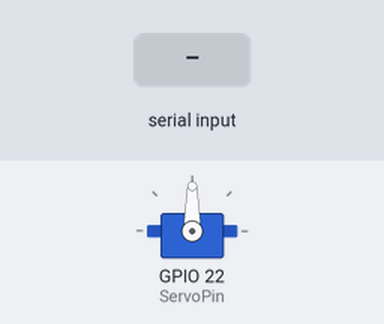
The sketch below on a simulated ESP32. On the bench: servo. The inputs (shaded band) are chosen by the test bench.

Above: at 1.2 s.
1.3 s: "30,150\n" received over Serial
At 2.8 s:
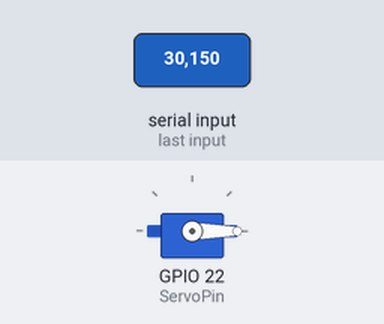
3.8 s: "90,45\n" received over Serial
At 4.6 s:
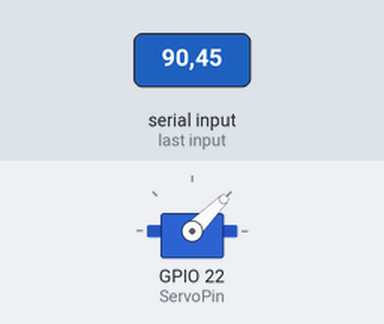
6.3 s: "200\n" received over Serial
At 6.7 s:
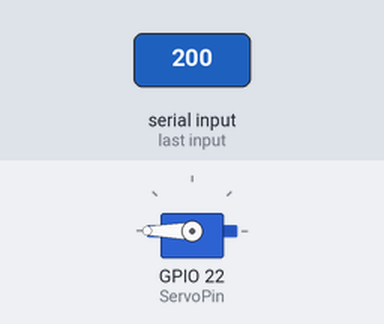
Timing chart, 0 to 9.3 s (numbered marks = the images above; inputs shaded):
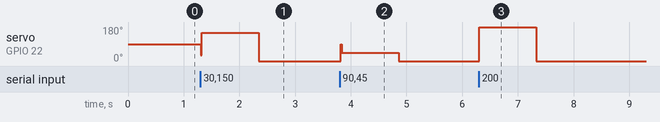

The sketch:

servo_motor.ino
```cpp
#include <ESP32Servo.h>


Servo myServo;
int ServoPin = 22;

void setup()
{
  myServo.attach(ServoPin);
  // myServo.write(90);
  Serial.begin(115200);
}

void loop()
{
  if(Serial.available())
  {
    int angle = Serial.parseInt();
    myServo.write(angle);
  }
  delay(20);
}
```

Measured:
- after the input at 1.3 s, servo on GPIO 22 (ServoPin): 90° → 150° at once, → 0° 1.0 s later
- after the input at 3.8 s, servo on GPIO 22 (ServoPin): 0° → 45° at once, → 0° 1.0 s later
- after the input at 6.3 s, servo on GPIO 22 (ServoPin): 0° → 180° at once, → 0° 1.0 s later
